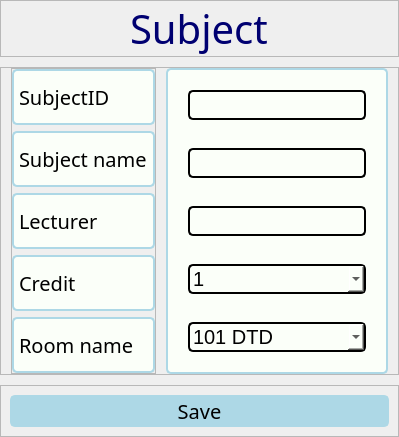
               <widget class="QWidget" name="page8">
                <layout class="QVBoxLayout" name="verticalLayout_15">
                 <property name="spacing">
                  <number>10</number>
                 </property>
                 <property name="leftMargin">
                  <number>0</number>
                 </property>
                 <property name="topMargin">
                  <number>0</number>
                 </property>
                 <property name="rightMargin">
                  <number>0</number>
                 </property>
                 <property name="bottomMargin">
                  <number>0</number>
                 </property>
                 <item alignment="Qt::AlignTop">
                  <widget class="QFrame" name="frame_37">
                   <property name="frameShape">
                    <enum>QFrame::StyledPanel</enum>
                   </property>
                   <property name="frameShadow">
                    <enum>QFrame::Raised</enum>
                   </property>
                   <layout class="QVBoxLayout" name="verticalLayout_16">
                    <property name="spacing">
                     <number>0</number>
                    </property>
                    <property name="leftMargin">
                     <number>0</number>
                    </property>
                    <property name="topMargin">
                     <number>0</number>
                    </property>
                    <property name="rightMargin">
                     <number>0</number>
                    </property>
                    <property name="bottomMargin">
                     <number>0</number>
                    </property>
                    <item alignment="Qt::AlignHCenter">
                     <widget class="QLabel" name="label_19">
                      <property name="font">
                       <font>
                        <family>Arial Rounded MT Bold</family>
                        <pointsize>30</pointsize>
                       </font>
                      </property>
                      <property name="styleSheet">
                       <string notr="true">color: rgb(0, 0, 113);</string>
                      </property>
                      <property name="text">
                       <string>Subject</string>
                      </property>
                     </widget>
                    </item>
                   </layout>
                  </widget>
                 </item>
                 <item>
                  <widget class="QFrame" name="frame_38">
                   <property name="sizePolicy">
                    <sizepolicy hsizetype="Preferred" vsizetype="Expanding">
                     <horstretch>0</horstretch>
                     <verstretch>0</verstretch>
                    </sizepolicy>
                   </property>
                   <property name="frameShape">
                    <enum>QFrame::StyledPanel</enum>
                   </property>
                   <property name="frameShadow">
                    <enum>QFrame::Raised</enum>
                   </property>
                   <layout class="QHBoxLayout" name="horizontalLayout_15">
                    <property name="spacing">
                     <number>10</number>
                    </property>
                    <property name="leftMargin">
                     <number>10</number>
                    </property>
                    <property name="topMargin">
                     <number>0</number>
                    </property>
                    <property name="rightMargin">
                     <number>10</number>
                    </property>
                    <property name="bottomMargin">
                     <number>0</number>
                    </property>
                    <item alignment="Qt::AlignLeft">
                     <widget class="QFrame" name="frame_40">
                      <property name="frameShape">
                       <enum>QFrame::StyledPanel</enum>
                      </property>
                      <property name="frameShadow">
                       <enum>QFrame::Raised</enum>
                      </property>
                      <layout class="QVBoxLayout" name="verticalLayout_18">
                       <property name="leftMargin">
                        <number>0</number>
                       </property>
                       <property name="topMargin">
                        <number>0</number>
                       </property>
                       <property name="rightMargin">
                        <number>0</number>
                       </property>
                       <property name="bottomMargin">
                        <number>0</number>
                       </property>
                       <item>
                        <widget class="QLabel" name="label_20">
                         <property name="font">
                          <font>
                           <family>Arial Rounded MT Bold</family>
                           <pointsize>15</pointsize>
                          </font>
                         </property>
                         <property name="styleSheet">
                          <string notr="true">border: 2px solid  lightblue;
border-radius: 5px;
background-color: rgb(251, 255, 249);</string>
                         </property>
                         <property name="text">
                          <string>SubjectID</string>
                         </property>
                        </widget>
                       </item>
                       <item>
                        <widget class="QLabel" name="label_21">
                         <property name="font">
                          <font>
                           <family>Arial Rounded MT Bold</family>
                           <pointsize>15</pointsize>
                          </font>
                         </property>
                         <property name="styleSheet">
                          <string notr="true">border: 2px solid  lightblue;
border-radius: 5px;
background-color: rgb(251, 255, 249);</string>
                         </property>
                         <property name="text">
                          <string>Subject name</string>
                         </property>
                        </widget>
                       </item>
                       <item>
                        <widget class="QLabel" name="label_22">
                         <property name="font">
                          <font>
                           <family>Arial Rounded MT Bold</family>
                           <pointsize>15</pointsize>
                          </font>
                         </property>
                         <property name="styleSheet">
                          <string notr="true">border: 2px solid  lightblue;
border-radius: 5px;
background-color: rgb(251, 255, 249);</string>
                         </property>
                         <property name="text">
                          <string>Lecturer</string>
                         </property>
                        </widget>
                       </item>
                       <item>
                        <widget class="QLabel" name="label_23">
                         <property name="font">
                          <font>
                           <family>Arial Rounded MT Bold</family>
                           <pointsize>15</pointsize>
                          </font>
                         </property>
                         <property name="styleSheet">
                          <string notr="true">border: 2px solid  lightblue;
border-radius: 5px;
background-color: rgb(251, 255, 249);</string>
                         </property>
                         <property name="text">
                          <string>Credit</string>
                         </property>
                        </widget>
                       </item>
                       <item>
                        <widget class="QLabel" name="label_24">
                         <property name="font">
                          <font>
                           <family>Arial Rounded MT Bold</family>
                           <pointsize>15</pointsize>
                          </font>
                         </property>
                         <property name="styleSheet">
                          <string notr="true">border: 2px solid  lightblue;
border-radius: 5px;
background-color: rgb(251, 255, 249);</string>
                         </property>
                         <property name="text">
                          <string>Room name</string>
                         </property>
                        </widget>
                       </item>
                      </layout>
                     </widget>
                    </item>
                    <item>
                     <widget class="QFrame" name="frame_41">
                      <property name="sizePolicy">
                       <sizepolicy hsizetype="Expanding" vsizetype="Preferred">
                        <horstretch>0</horstretch>
                        <verstretch>0</verstretch>
                       </sizepolicy>
                      </property>
                      <property name="styleSheet">
                       <string notr="true">border: 2px solid lightblue ;
border-radius: 5px;
background-color: rgb(251, 255, 249);
</string>
                      </property>
                      <property name="frameShape">
                       <enum>QFrame::StyledPanel</enum>
                      </property>
                      <property name="frameShadow">
                       <enum>QFrame::Raised</enum>
                      </property>
                      <layout class="QVBoxLayout" name="verticalLayout_19">
                       <item>
                        <widget class="QFrame" name="frame_51">
                         <property name="styleSheet">
                          <string notr="true">border-color:none</string>
                         </property>
                         <property name="frameShape">
                          <enum>QFrame::StyledPanel</enum>
                         </property>
                         <property name="frameShadow">
                          <enum>QFrame::Raised</enum>
                         </property>
                         <layout class="QVBoxLayout" name="verticalLayout_29">
                          <item>
                           <widget class="QLineEdit" name="lineEdit_4">
                            <property name="font">
                             <font>
                              <pointsize>15</pointsize>
                             </font>
                            </property>
                            <property name="styleSheet">
                             <string notr="true">border: 2px solid  ;
border-radius: 5px;
background-color: rgb(251, 255, 249);</string>
                            </property>
                           </widget>
                          </item>
                         </layout>
                        </widget>
                       </item>
                       <item>
                        <widget class="QFrame" name="frame_53">
                         <property name="styleSheet">
                          <string notr="true">border-color:none</string>
                         </property>
                         <property name="frameShape">
                          <enum>QFrame::StyledPanel</enum>
                         </property>
                         <property name="frameShadow">
                          <enum>QFrame::Raised</enum>
                         </property>
                         <layout class="QVBoxLayout" name="verticalLayout_30">
                          <item>
                           <widget class="QLineEdit" name="lineEdit_6">
                            <property name="font">
                             <font>
                              <pointsize>15</pointsize>
                             </font>
                            </property>
                            <property name="styleSheet">
                             <string notr="true">border: 2px solid  ;
border-radius: 5px;
background-color: rgb(251, 255, 249);</string>
                            </property>
                           </widget>
                          </item>
                         </layout>
                        </widget>
                       </item>
                       <item>
                        <widget class="QFrame" name="frame_52">
                         <property name="styleSheet">
                          <string notr="true">border-color:none</string>
                         </property>
                         <property name="frameShape">
                          <enum>QFrame::StyledPanel</enum>
                         </property>
                         <property name="frameShadow">
                          <enum>QFrame::Raised</enum>
                         </property>
                         <layout class="QVBoxLayout" name="verticalLayout_31">
                          <item>
                           <widget class="QLineEdit" name="lineEdit_7">
                            <property name="font">
                             <font>
                              <pointsize>15</pointsize>
                             </font>
                            </property>
                            <property name="styleSheet">
                             <string notr="true">border: 2px solid  ;
border-radius: 5px;
background-color: rgb(251, 255, 249);</string>
                            </property>
                           </widget>
                          </item>
                         </layout>
                        </widget>
                       </item>
                       <item>
                        <widget class="QFrame" name="frame_54">
                         <property name="styleSheet">
                          <string notr="true">border-color:none</string>
                         </property>
                         <property name="frameShape">
                          <enum>QFrame::StyledPanel</enum>
                         </property>
                         <property name="frameShadow">
                          <enum>QFrame::Raised</enum>
                         </property>
                         <layout class="QVBoxLayout" name="verticalLayout_32">
                          <item>
                           <widget class="QComboBox" name="comboBox_5">
                            <property name="font">
                             <font>
                              <pointsize>15</pointsize>
                             </font>
                            </property>
                            <property name="styleSheet">
                             <string notr="true">border: 2px solid  ;
border-radius: 5px;
background-color: rgb(251, 255, 249);</string>
                            </property>
                            <item>
                             <property name="text">
                              <string>1</string>
                             </property>
                            </item>
                            <item>
                             <property name="text">
                              <string>2</string>
                             </property>
                            </item>
                            <item>
                             <property name="text">
                              <string>3</string>
                             </property>
                            </item>
                            <item>
                             <property name="text">
                              <string>4</string>
                             </property>
                            </item>
                           </widget>
                          </item>
                         </layout>
                        </widget>
                       </item>
                       <item>
                        <widget class="QFrame" name="frame_55">
                         <property name="styleSheet">
                          <string notr="true">border-color:none</string>
                         </property>
                         <property name="frameShape">
                          <enum>QFrame::StyledPanel</enum>
                         </property>
                         <property name="frameShadow">
                          <enum>QFrame::Raised</enum>
                         </property>
                         <layout class="QVBoxLayout" name="verticalLayout_33">
                          <item>
                           <widget class="QComboBox" name="comboBox_6">
                            <property name="font">
                             <font>
                              <pointsize>15</pointsize>
                             </font>
                            </property>
                            <property name="styleSheet">
                             <string notr="true">border: 2px solid  ;
border-radius: 5px;
background-color: rgb(251, 255, 249);</string>
                            </property>
                            <item>
                             <property name="text">
                              <string>101 DTD</string>
                             </property>
                            </item>
                            <item>
                             <property name="text">
                              <string>503 DTD</string>
                             </property>
                            </item>
                            <item>
                             <property name="text">
                              <string>602 PLC</string>
                             </property>
                            </item>
                            <item>
                             <property name="text">
                              <string>203 EAUT</string>
                             </property>
                            </item>
                            <item>
                             <property name="text">
                              <string>103 DTD</string>
                             </property>
                            </item>
                           </widget>
                          </item>
                         </layout>
                        </widget>
                       </item>
                      </layout>
                     </widget>
                    </item>
                   </layout>
                  </widget>
                 </item>
                 <item>
                  <widget class="QFrame" name="frame_39">
                   <property name="frameShape">
                    <enum>QFrame::StyledPanel</enum>
                   </property>
                   <property name="frameShadow">
                    <enum>QFrame::Raised</enum>
                   </property>
                   <layout class="QVBoxLayout" name="verticalLayout_17">
                    <item>
                     <widget class="QPushButton" name="pushButton_6">
                      <property name="font">
                       <font>
                        <family>Arial Rounded MT Bold</family>
                        <pointsize>15</pointsize>
                       </font>
                      </property>
                      <property name="styleSheet">
                       <string notr="true">border: 2px solid lightblue ;
border-radius: 5px;
background-color: rgb(251, 255, 249);
background-color: rgb(173, 216, 230);</string>
                      </property>
                      <property name="text">
                       <string>Save</string>
                      </property>
                      <property name="shortcut">
                       <string>Return</string>
                      </property>
                     </widget>
                    </item>
                   </layout>
                  </widget>
                 </item>
                </layout>
               </widget>
